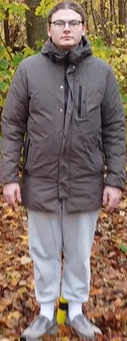
#> input picture Reference templates/Soldier/Soldier 1.png, 127 x 341 px, given in place of R, which was not available
$ python -i find_armbod.py   (imports and definitions only)
#> lines starting #> are read from the running program, lines starting #| are printed output that depends on the picture; after the words box and inside, x2 and y2 are one past the last pixel; in counts of white or black regions, pixels touching at a corner belong together; pictures that were not available may be replaced by others from this repository, and a replacement may not be noted
import os
import cv2
import numpy as np

def get_image_paths(folder_path):
    folder_path = os.path.join(os.path.dirname(__file__), folder_path)
    if not os.path.isdir(folder_path):
        raise ValueError(f"The folder path '{folder_path}' is not a valid directory.")
    files = sorted(os.listdir(folder_path))
    image_paths = [os.path.join(folder_path, f) for f in files
                   if os.path.splitext(f)[1].lower() in [".png", ".jpg", ".jpeg"]]
    return image_paths

def blob_analysis(img, morph_kernel=(3,3), morph_iters=1, min_pixels=1, rel_area_multiplier=0.004, max_components=2):
    """
    Return annotated image, counts, and masks for detected red and blue patches.
    Keeps only up to `max_components` largest components per color.
    """
    hsv = cv2.cvtColor(img, cv2.COLOR_BGR2HSV)

    # HSV ranges - Tune these values directly
    # Red ranges (wraps around H=0/180)
    RED_LOWER1 = [5, 160, 75]      # [H, S, V]
    RED_UPPER1 = [10, 255, 255]
    RED_LOWER2 = [170, 160, 75]
    RED_UPPER2 = [180, 255, 255]

    # Blue range
    BLUE_LOWER = [100, 100, 50]
    BLUE_UPPER = [130, 255, 255]

    # Build masks using cv2.inRange directly
    mask_red1 = cv2.inRange(hsv, np.array(RED_LOWER1, dtype=np.uint8), np.array(RED_UPPER1, dtype=np.uint8))
    mask_red2 = cv2.inRange(hsv, np.array(RED_LOWER2, dtype=np.uint8), np.array(RED_UPPER2, dtype=np.uint8))
    mask_red = cv2.bitwise_or(mask_red1, mask_red2)

    mask_blue = cv2.inRange(hsv, np.array(BLUE_LOWER, dtype=np.uint8), np.array(BLUE_UPPER, dtype=np.uint8))

    # Morphological cleanup
    kernel = cv2.getStructuringElement(cv2.MORPH_ELLIPSE, morph_kernel)
    mask_red = cv2.morphologyEx(mask_red, cv2.MORPH_OPEN, kernel, iterations=morph_iters)
    mask_red = cv2.morphologyEx(mask_red, cv2.MORPH_CLOSE, kernel, iterations=morph_iters)
    mask_blue = cv2.morphologyEx(mask_blue, cv2.MORPH_OPEN, kernel, iterations=morph_iters)
    mask_blue = cv2.morphologyEx(mask_blue, cv2.MORPH_CLOSE, kernel, iterations=morph_iters)

    # Find connected components and filter small ones by area (absolute + relative)
    h, w = hsv.shape[:2]
    rel_min = int(h * w * rel_area_multiplier)
    min_area = max(int(min_pixels), rel_min)

    def find_components(mask):
        n, labels, stats, _ = cv2.connectedComponentsWithStats(mask, connectivity=8)
        boxes = []
        for i in range(1, n):
            area = int(stats[i, cv2.CC_STAT_AREA])
            if area >= min_area:
                x = int(stats[i, cv2.CC_STAT_LEFT])
                y = int(stats[i, cv2.CC_STAT_TOP])
                ww = int(stats[i, cv2.CC_STAT_WIDTH])
                hh = int(stats[i, cv2.CC_STAT_HEIGHT])
                boxes.append((x, y, ww, hh, area))
        return boxes

    red_boxes = find_components(mask_red)
    blue_boxes = find_components(mask_blue)

    # Keep only the largest `max_components` per color
    if len(red_boxes) > max_components:
        red_boxes = sorted(red_boxes, key=lambda b: b[4], reverse=True)[:max_components]
    if len(blue_boxes) > max_components:
        blue_boxes = sorted(blue_boxes, key=lambda b: b[4], reverse=True)[:max_components]

    # Annotate the image
    out = img.copy()
    for (x, y, ww, hh, area) in red_boxes:
        cv2.rectangle(out, (x, y), (x+ww, y+hh), (0,0,255), 2)
    for (x, y, ww, hh, area) in blue_boxes:
        cv2.rectangle(out, (x, y), (x+ww, y+hh), (255,0,0), 2)

    return out, mask_red, mask_blue, red_boxes, blue_boxes

def classify_target(red_boxes, blue_boxes):

    num_red = len(red_boxes)
    num_blue = len(blue_boxes)

    # No boxes found
    if num_red == 0 and num_blue == 0:
        return "Soldier", None, False

    # Normal cases - single color only
    if num_blue > 0 and num_red == 0:
        if num_blue == 1:
            return "Good soldier", "good", False
        elif num_blue == 2:
            return "Good soldier (HVT)", "good", True

    if num_red > 0 and num_blue == 0:
        if num_red == 1:
            return "Bad soldier", "bad", False
        elif num_red == 2:
            return "Bad soldier (HVT)", "bad", True

    # Mixed cases - both colors present
    # Case: 2 blue + 1 red
    if num_blue == 2 and num_red == 1:
        return "Good soldier (HVT)", "good", True

    # Case: 2 red + 1 blue
    if num_red == 2 and num_blue == 1:
        return "Bad soldier (HVT)", "bad", True

    # Case: 1 red + 1 blue -> compare areas
    if num_red == 1 and num_blue == 1:
        # boxes format: (x, y, w, h, area)
        red_area = red_boxes[0][4]
        blue_area = blue_boxes[0][4]

        if blue_area > red_area:
            return "Good soldier (area-based)", "good", False
        else:
            return "Bad soldier (area-based)", "bad", False

    if num_red == 2 and num_blue == 2:
        # Compare largest areas
        red_area = max(box[4] for box in red_boxes)
        blue_area = max(box[4] for box in blue_boxes)

        if blue_area > red_area:
            return "Good soldier (HVT area-based)", "good", True
        else:
            return "Bad soldier (HVT area-based)", "bad", True

    # Fallback for any other combinations
    return "Uncertain classification", None, False

def crop_image(img):
    # --- vertical crop: remove top portion and keep a top block ---
    TOP_REMOVE_RATIO = 0.0  # remove top 25% of original
def crop_image(img):
    # --- vertical crop: remove top portion and keep a top block ---
    TOP_REMOVE_RATIO = 0.25  # remove top 25% of original
    TOP_KEEP_RATIO = 0.5     # keep up to 50% of original (rows start_row .. end_row)
    h = img.shape[0]
    start_row = int(h * TOP_REMOVE_RATIO)
    end_row = int(h * TOP_KEEP_RATIO)
    if start_row >= end_row:
        img = img[:int(h * TOP_KEEP_RATIO), :]
    else:
        img = img[start_row:end_row, :]

    # --- horizontal crop: remove 5% from each side (margin) ---
    WIDTH_REMOVE_RATIO = 0.1  # remove 10% from left and 10% from right
    w = img.shape[1]
    left = int(w * WIDTH_REMOVE_RATIO)
    right = int(w * (1.0 - WIDTH_REMOVE_RATIO))
    if left < right:
        img = img[:, left:right]
    return img

def process_image(image_path):
    img = cv2.imread(image_path)
    if img is None:
        raise ValueError(f"Could not read image at {image_path}")

    #img = crop_image(img)

    # blur color image
    blurred = cv2.GaussianBlur(img, (5,5), 0)

    annotated, mask_red, mask_blue, red_boxes, blue_boxes = blob_analysis(blurred, morph_kernel=(3,3), morph_iters=1)

    # Classify the target based on detected boxes
    classification, target_type, is_hvt = classify_target(red_boxes, blue_boxes)

    # Print classification to console
    print(f"Image: {os.path.basename(image_path)}")
    print(f"  Classification: {classification}")
    print(f"  Red boxes: {len(red_boxes)} | Blue boxes: {len(blue_boxes)}")
    print()

    # return annotated image (you may also return masks if wanted)
    return annotated

def show_images(paths):
    if not paths:
        print("No images found")
        return
    win = "Img"
    cv2.namedWindow(win, cv2.WINDOW_NORMAL)
    for p in paths:
        try:
            out = process_image(p)
#> in process_image, img is the input picture: shape (341, 127, 3); mean B, G, R 99.4, 110.4, 128
#> in process_image, `blurred = cv2.GaussianBlur(img, (5,5), 0)`:
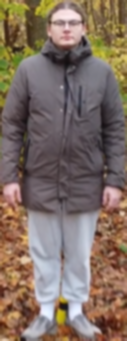
#> blurred: shape (341, 127, 3); mean B, G, R 99.4, 110.4, 128
#> in blob_analysis, `hsv = cv2.cvtColor(img, cv2.COLOR_BGR2HSV)`: hsv: shape (341, 127, 3); mean H, S, V 87.1, 68.9, 130.6
#> in blob_analysis, `mask_red1 = cv2.inRange(hsv, np.array(RED_LOWER1, dtype=np.uint8), np...`:
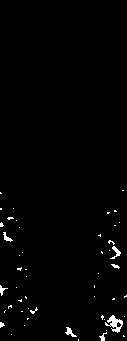
#> mask_red1: shape (341, 127); 1.3% white; 51 white regions (43 under 20 px), largest, box (x1, y1, x2, y2) and area: (105, 315, 123, 333) 148, (110, 246, 121, 259) 54, (65, 327, 77, 337) 50
#> in blob_analysis, `mask_red2 = cv2.inRange(hsv, np.array(RED_LOWER2, dtype=np.uint8), np...`: mask_red2: shape (341, 127); every value is 0
#> in blob_analysis, `mask_red = cv2.morphologyEx(mask_red, cv2.MORPH_OPEN, kernel, iteratio..`:
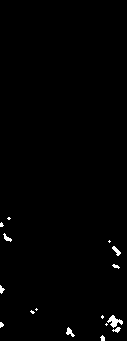
#> mask_red: shape (341, 127); 0.88% white; 16 white regions (8 under 20 px), largest, box (x1, y1, x2, y2) and area: (107, 315, 123, 328) 96, (66, 327, 75, 337) 42, (112, 246, 121, 256) 41
#> in blob_analysis, `mask_red = cv2.morphologyEx(mask_red, cv2.MORPH_CLOSE, kernel, iterati..`: mask_red: shape (341, 127); 0.91% white; 14 white regions (7 under 20 px), largest, box (x1, y1, x2, y2) and area: (105, 315, 123, 333) 138, (66, 327, 75, 337) 43, (112, 246, 121, 256) 41
#> in find_components, `n, labels, stats, _ = cv2.connectedComponentsWithStats(mask, connectiv..`: labels: shape (341, 127) int32; 15 distinct labels, from 0 to 14
#> in find_components, `n, labels, stats, _ = cv2.connectedComponentsWithStats(mask, connectiv..`: n = 15; stats = 15 rows, first 6: [0, 0, 127, 341, 42914], [7, 217, 4, 3, 8], [0, 222, 4, 5, 14], [3, 233, 9, 9, 35], [108, 240, 3, 3, 5], [112, 246, 9, 10, 41]
#> the loop in find_components, `for i in range(1, n):` made 14 passes
#> area on passes 3, 5, 6, 7, 11, 13, 14: 35, 41, 21, 26, 138, 43, 21
#> after the loop in find_components, `for i in range(1, n):`: boxes = []
#> in find_components (call 2), `n, labels, stats, _ = cv2.connectedComponentsWithStats(mask, connectiv..`: labels: shape (341, 127) int32; every value is 0
#> in classify_target, `num_red = len(red_boxes)`: num_red = 0
#> in process_image, `classification, target_type, is_hvt = classify_target(red_boxes, blue_..`: classification = 'Soldier'; is_hvt = False
#|   Classification: Soldier
#|   Red boxes: 0 | Blue boxes: 0
        except Exception as e:
            print("skip:", p, e)
            continue
        # ensure 3-channel for consistent display
        if out.ndim == 2:
            disp = cv2.cvtColor(out, cv2.COLOR_GRAY2BGR)
        else:
            disp = out
        cv2.imshow(win, disp)
        k = cv2.waitKey(0) & 0xFF
#> (key q is pressed here)
        if k == 27 or k == ord('q'):
            break
    cv2.destroyAllWindows()

# [4 lines not run here, left out]

>>> result = show_images('Reference templates/Soldier/Soldier 1.png')

$ run again, on Reference templates/Soldier/Soldier 5.png
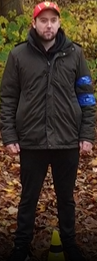
#> input picture Reference templates/Soldier/Soldier 5.png, 97 x 261 px, given in place of R, which was not available
#> in process_image, img is the input picture: shape (261, 97, 3); mean B, G, R 37.6, 49.2, 62.8
#> hsv: shape (261, 97, 3); mean H, S, V 40.2, 92.6, 64.2
#> in blob_analysis, `mask_red1 = cv2.inRange(hsv, np.array(RED_LOWER1, dtype=np.uint8), np...`:
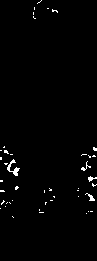
#> mask_red1: shape (261, 97); 1.3% white in thin lines or dots, all inside (x1, y1, x2, y2) = (0, 0, 97, 218)
#> mask_red2: shape (261, 97); 0.14% white; 1 white region, box (x1, y1, x2, y2) and area: (34, 9, 42, 17) 35
#> labels: shape (261, 97) int32; 12 distinct labels, from 0 to 11
#> n = 12; stats = [[0, 0, 97, 261, 25125], [34, 9, 7, 7, 32], [93, 147, 4, 4, 12], [4, 150, 4, 3, 8], [0, 157, 2, 3, 4], [7, 159, 8, 12, 32], [13, 167, 6, 9, 34], [81, 167, 5, 4, 12], [88, 176, 6, 5, 19], [92, 184, 3, 3, 5], [15, 186, 4, 4, 10], [88, 194, 7, 7, 24]]
#> the loop in find_components, `for i in range(1, n):` made 11 passes
#> area on passes 1, 5, 6, 11: 32, 32, 34, 24
#> after the loop in find_components, `for i in range(1, n):`: boxes = []
#> labels: shape (261, 97) int32; 3 distinct labels, from 0 to 2
#> the loop in find_components (call 2), `for i in range(1, n):` made 2 passes
#> (area, x, y, ww, hh) on passes 1 to 2: (116, 77, 75, 14, 11), (197, 77, 93, 18, 14)
#> in blob_analysis, `blue_boxes = find_components(mask_blue)`: blue_boxes = [(77, 75, 14, 11, 116), (77, 93, 18, 14, 197)]
#> the loop in blob_analysis, `for (x, y, ww, hh, area) in blue_boxes:` made 2 passes
#> after the loop in blob_analysis, `for (x, y, ww, hh, area) in blue_boxes:`:
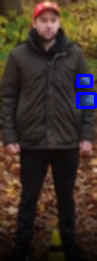
#> out: shape (261, 97, 3); mean B, G, R 40.2, 48.5, 62.2
#> in process_image, `annotated, mask_red, mask_blue, red_boxes, blue_boxes = blob_analysis(..`: red_boxes = []; blue_boxes = [(77, 75, 14, 11, 116), (77, 93, 18, 14, 197)]
#> num_red = 0
#> num_blue = 2
#> classification = 'Good soldier (HVT)'; target_type = 'good'; is_hvt = True
#|   Classification: Good soldier (HVT)
#|   Red boxes: 0 | Blue boxes: 2
